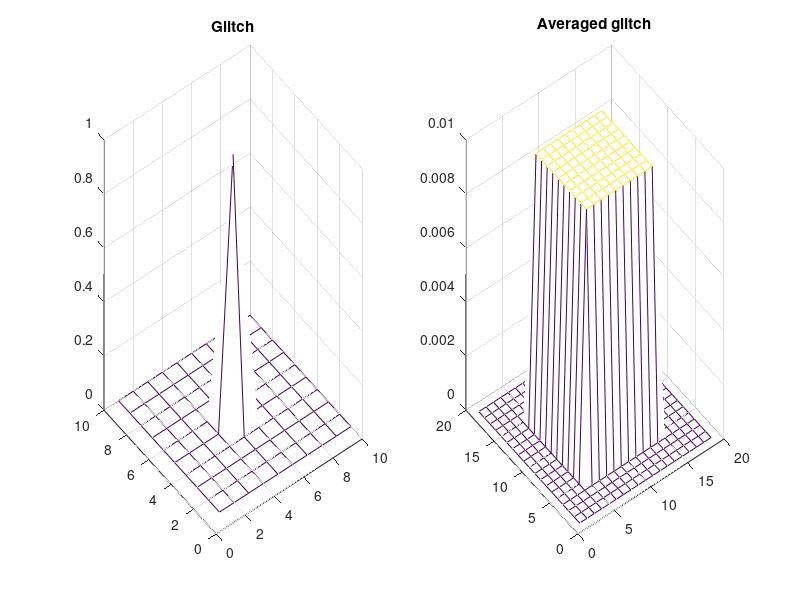

Write the MATLAB code that produced this figure.
%% Creating the glitch
A = zeros(10);
A(5,5) = ones(1);
subplot(1,2,1)
mesh(A);
title('Glitch');
%% creating the averaging filter
H = ones(size(A))/length(A)^2;
B = filter2(H,A,'full');
subplot(1,2,2);
mesh(B);
title('Averaged glitch');